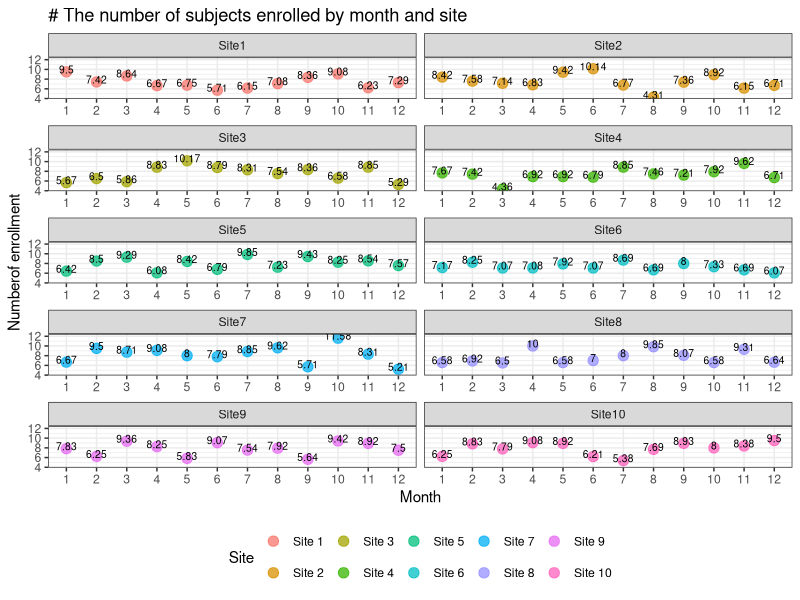

Here is the R script that generated this plot:
## ---- chunk 1
knitr::opts_chunk$set(echo = TRUE,message=FALSE,warning=FALSE)
## ---- chunk 2
# load the packages we need to use
library(tidyverse)
library(knitr)
library(here)
library(lubridate)

# using the here package 
here::here()
## ---- chunk 3
# input the dataset
plot1<-read_csv("plot_data.csv")

# extract the month of each observation and select the relevant columns
plot2<-plot1%>%
  mutate(month=month(ymd(plot1$week)))%>%
  select(3:13)

# reorganize the dataframe by gathering the site, then calculate the mean by month and site
pp=plot2%>%
  gather(Site,Numb,-month)%>%
  group_by(month,Site)%>%summarise(mean=mean(Numb))%>%arrange(Site)

# create a plot illustrating the number of subjects enrolled by month and site
plotting<-ggplot(pp, aes(x = factor(month), y = mean,color=factor(Site,level=c("Site1","Site2","Site3","Site4","Site5","Site6","Site7","Site8","Site9","Site10")))) + 
  geom_point(size=3.2,alpha=.75) + 
  geom_text(aes(label=round(mean,2)),nudge_y=.5,color="black",size=2.6,check_overlap = T)+
  scale_colour_discrete(name="Site",labels=c("Site 1","Site 2","Site 3","Site 4","Site 5","Site 6","Site 7","Site 8","Site 9","Site 10"))+
  xlab("Month") + ylab("Numberof enrollment") + ggtitle("# The number of subjects enrolled by month and site")+
  theme_bw()+theme(legend.position = "bottom")+
  facet_wrap(~factor(Site,level=c("Site1","Site2","Site3","Site4","Site5","Site6","Site7","Site8","Site9","Site10")),nrow = 5,ncol = 2,scales = "free_x")
plotting
## ---- chunk 4
# input the dataset
hiv<-read.csv("HIV_data.csv")


# create an empty vector for loop results
hiv1<-NULL

# create a FOR loop to detect the whole dataframe except the column 1
# determine if there is a "CD4 count<400" using an IF statement
for(i in 1:nrow(hiv)){
  for(j in 2:6){
  if(hiv[i,j]<400){
  hiv1=rbind(hiv1,c(i,paste("V",j-1,sep=""),hiv[i,j]))
  }
  }
}

# transform hiv1 into a dataframe
hiv1<-data.frame(hiv1)

# divide the hiv1 dataframe into two parallel groups to avoid page cut
# the first 26 rows in left part
hiv_1=hiv1[1:26,] 

# the 26th~51th rows in right part
hiv_2=hiv1[27:51,] 

# set a vector with NA
co=c('', '', '') 

# complement the right part(keeping left and right rows the same)
hiv_3=rbind(hiv_2,co)

# bind the columns all together
hiv_final<- cbind(hiv_1,bre=rep('|',26),hiv_3)

# hide the NA in the kable
options(knitr.kable.NA = '')


# display the result by kable
kable(hiv_final,
      caption = "The patient ID and study visit for patients with CD4 smaller than 400",
      align = "c",
      col.names = c("**Patient ID**","**Study Visit**","**CD4 Count**","**|**","**Patient ID**","**Study Visit**","**CD4 Count**"))
